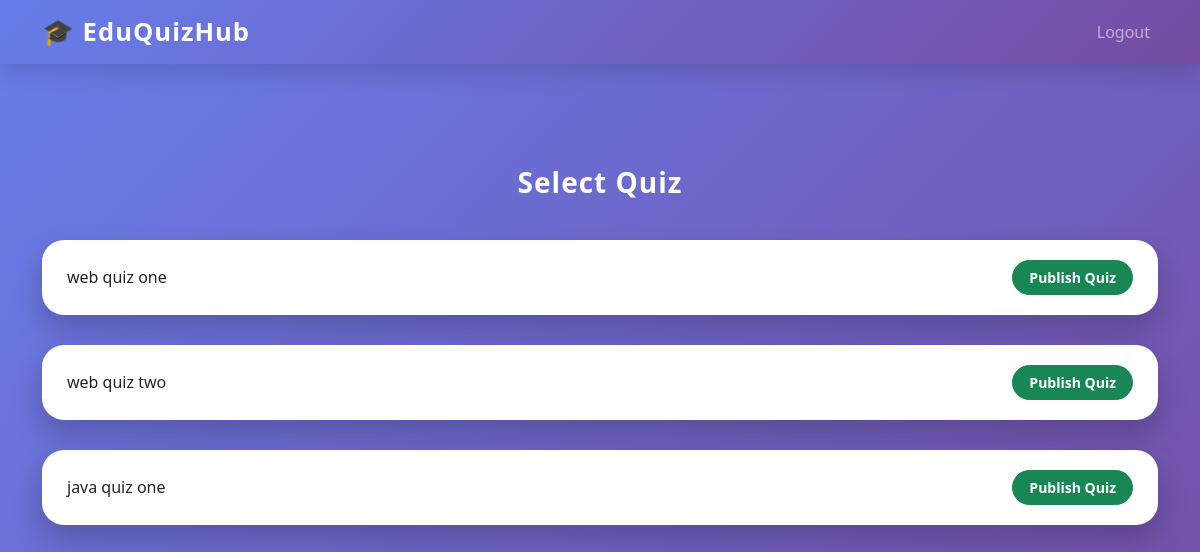
The app's page /admin/select-quiz-for-publish (signed in) with its own data.
### tables this page shows
CREATE TABLE quizzes (
    id INTEGER PRIMARY KEY AUTOINCREMENT,
    module_id INTEGER NOT NULL,
    title TEXT NOT NULL,
    time_limit INTEGER,
    is_active INTEGER DEFAULT 0,
    FOREIGN KEY (module_id) REFERENCES modules(id)
);

### app.py (the view)
@app.route("/admin/select-quiz-for-publish")
def select_quiz_for_publish():
    if session.get("role") != "admin":
        flash("Unauthorized access", "danger")
        return redirect(url_for("login"))
    conn = get_db_connection()
    quizzes = conn.execute("SELECT * FROM quizzes").fetchall()
    conn.close()
    return render_template("select_quiz.html", quizzes=quizzes, action="publish_quiz")

### app.py (called while the page is built)
def get_db_connection():
    conn = sqlite3.connect("database.db")
    conn.row_factory = sqlite3.Row
    return conn

### templates/select_quiz.html (shortened to what this page needs)
{% extends "base.html" %}
{% block content %}
<h3>Select Quiz</h3>
{% set current_module = None %}
{% for quiz in quizzes %}
    {% if current_module != quiz.module_name %}
        {% if not loop.first %}
            </div>
        {% endif %}
        <div class="module-group">
        {% set current_module = quiz.module_name %}
    {% endif %}
    <div class="quiz-card">
        <span>{{ quiz.title }}</span>
        {% if action == "add_questions" %}
            <a href="{{ url_for('add_questions', quiz_id=quiz.id) }}" class="btn btn-primary btn-sm">
                Add Questions
            </a>
        {% elif action == "publish_quiz" %}
            <a href="{{ url_for('publish_quiz', quiz_id=quiz.id) }}" class="btn btn-success btn-sm">
                Publish Quiz
            </a>
        {% elif action == "view_results" %}
            <a href="{{ url_for('view_results', quiz_id=quiz.id) }}" class="btn btn-info btn-sm">
                View Results
            </a>
        {% endif %}
    </div>
    {% if loop.last %}
        </div>
    {% endif %}
{% endfor %}
{% endblock %}

### static/css/style.css (style rules this page uses)
body { background-color: #f8f9fa; }
h1, h2, h3 { color: #0d6efd; }

### templates/base.html (style rules this page uses)
body { background: #f4f6fb; font-family: "Segoe UI", sans-serif; }

### templates/select_quiz.html (style rules this page uses)
body { background: linear-gradient(135deg, #667eea, #764ba2); min-height: 100vh; padding: 30px 0; }
h3 { color: #fff; font-weight: 800; text-align: center; margin-bottom: 40px; letter-spacing: 1px; animation: fadeDown 0.8s ease-in-out; }
.quiz-card { background: #ffffff; border-radius: 22px; padding: 20px 25px; margin-bottom: 20px; display: flex; justify-content: space-between; align-items: center; transition: all 0.35s ease; box-shadow: 0 15px 30px rgba(0,0,0,0.2); }
.btn-sm { border-radius: 20px; font-weight: 600; padding: 6px 16px; transition: all 0.3s ease; }
.module-group { margin-bottom: 30px; }

### records on screen
quizzes: title "web quiz one"
quizzes: title "web quiz two"
quizzes: title "java quiz one"
